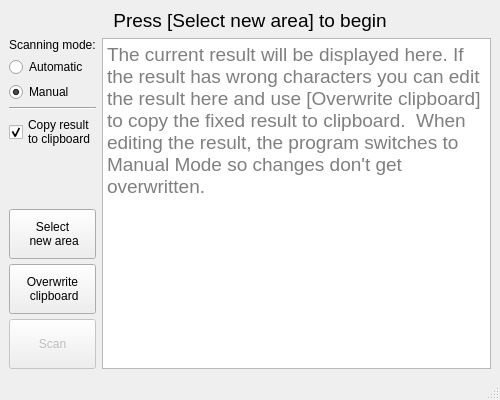
<?xml version="1.0" encoding="UTF-8"?>
<ui version="4.0">
 <class>MainWindow</class>
 <widget class="QMainWindow" name="MainWindow">
  <property name="geometry">
   <rect>
    <x>0</x>
    <y>0</y>
    <width>500</width>
    <height>400</height>
   </rect>
  </property>
  <property name="minimumSize">
   <size>
    <width>500</width>
    <height>400</height>
   </size>
  </property>
  <property name="maximumSize">
   <size>
    <width>500</width>
    <height>400</height>
   </size>
  </property>
  <property name="windowTitle">
   <string>MainWindow</string>
  </property>
  <widget class="QWidget" name="centralwidget">
   <layout class="QVBoxLayout" name="verticalLayout">
    <item>
     <widget class="QLabel" name="label_status">
      <property name="font">
       <font>
        <pointsize>14</pointsize>
       </font>
      </property>
      <property name="text">
       <string>Press [Select new area] to begin</string>
      </property>
      <property name="alignment">
       <set>Qt::AlignCenter</set>
      </property>
     </widget>
    </item>
    <item>
     <layout class="QHBoxLayout" name="horizontalLayout_2">
      <item>
       <layout class="QVBoxLayout" name="verticalLayout_2">
        <property name="spacing">
         <number>5</number>
        </property>
        <item>
         <widget class="QLabel" name="label_2">
          <property name="text">
           <string>Scanning mode:</string>
          </property>
         </widget>
        </item>
        <item>
         <widget class="QRadioButton" name="radioButton_auto">
          <property name="text">
           <string>Automatic</string>
          </property>
         </widget>
        </item>
        <item>
         <widget class="QRadioButton" name="radioButton_manu">
          <property name="text">
           <string>Manual</string>
          </property>
          <property name="checked">
           <bool>true</bool>
          </property>
         </widget>
        </item>
        <item>
         <widget class="Line" name="line">
          <property name="orientation">
           <enum>Qt::Horizontal</enum>
          </property>
         </widget>
        </item>
        <item>
         <widget class="QCheckBox" name="checkBox_clipboard">
          <property name="text">
           <string>Copy result
to clipboard</string>
          </property>
          <property name="checked">
           <bool>true</bool>
          </property>
         </widget>
        </item>
        <item>
         <spacer name="verticalSpacer">
          <property name="orientation">
           <enum>Qt::Vertical</enum>
          </property>
          <property name="sizeHint" stdset="0">
           <size>
            <width>20</width>
            <height>40</height>
           </size>
          </property>
         </spacer>
        </item>
        <item>
         <widget class="QPushButton" name="pushButton_selectArea">
          <property name="enabled">
           <bool>true</bool>
          </property>
          <property name="minimumSize">
           <size>
            <width>0</width>
            <height>50</height>
           </size>
          </property>
          <property name="text">
           <string>Select
 new area</string>
          </property>
         </widget>
        </item>
        <item>
         <widget class="QPushButton" name="pushButton_overwrite">
          <property name="minimumSize">
           <size>
            <width>0</width>
            <height>50</height>
           </size>
          </property>
          <property name="maximumSize">
           <size>
            <width>16777215</width>
            <height>50</height>
           </size>
          </property>
          <property name="text">
           <string>Overwrite
 clipboard</string>
          </property>
         </widget>
        </item>
        <item>
         <widget class="QPushButton" name="pushButton_scan">
          <property name="enabled">
           <bool>false</bool>
          </property>
          <property name="minimumSize">
           <size>
            <width>0</width>
            <height>50</height>
           </size>
          </property>
          <property name="text">
           <string>Scan</string>
          </property>
         </widget>
        </item>
       </layout>
      </item>
      <item>
       <widget class="QTextEdit" name="textEdit_result">
        <property name="enabled">
         <bool>true</bool>
        </property>
        <property name="font">
         <font>
          <pointsize>14</pointsize>
         </font>
        </property>
        <property name="placeholderText">
         <string>The current result will be displayed here. If the result has wrong characters you can edit the result here and use [Overwrite clipboard] to copy the fixed result to clipboard.  When editing the result, the program switches to Manual Mode so changes don't get overwritten.  </string>
        </property>
       </widget>
      </item>
     </layout>
    </item>
   </layout>
  </widget>
  <widget class="QMenuBar" name="menubar">
   <property name="geometry">
    <rect>
     <x>0</x>
     <y>0</y>
     <width>500</width>
     <height>22</height>
    </rect>
   </property>
  </widget>
  <widget class="QStatusBar" name="statusbar"/>
 </widget>
 <resources/>
 <connections/>
</ui>
